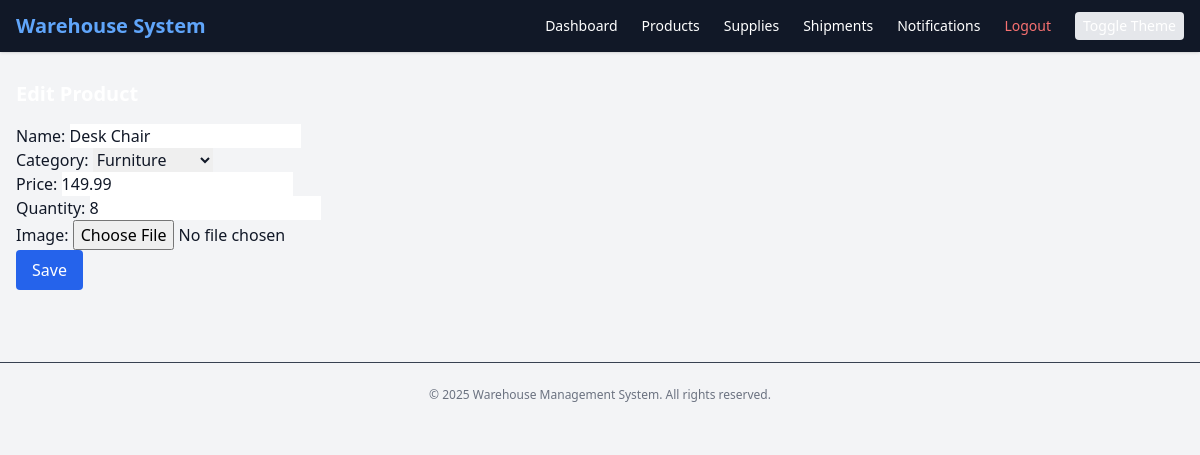
Screenshot of /warehouse/products/edit/2/ (signed in) with the database file from the repository.
### warehouse/models.py (models this page shows, shortened)
class Product(models.Model):
    name = models.CharField(max_length=100)
    category = models.ForeignKey(Category, on_delete=models.SET_NULL, null=True, blank=True)
    price = models.DecimalField(max_digits=10, decimal_places=2)
    quantity = models.PositiveIntegerField(default=0)
    min_quantity = models.PositiveIntegerField(default=0)
    image = models.ImageField(upload_to='product_images/', null=True, blank=True)

class Category(models.Model):
    name = models.CharField(max_length=100)
    def __str__(self):
        return self.name

### warehouse/views.py (the view)
# urls.py: path('products/edit/<int:pk>/', views.edit_product, name='edit_product'),
@login_required
def edit_product(request, pk):
    product = get_object_or_404(Product, pk=pk)
    if request.method == 'POST':
        form = ProductForm(request.POST, request.FILES, instance=product)
        if form.is_valid():
            form.save()
            return redirect('products')
    else:
        form = ProductForm(instance=product)
    return render(request, 'edit_product.html', {'form': form, 'product': product})

### warehouse/forms.py
class ProductForm(forms.ModelForm):
    class Meta:
        model = Product
        fields = ['name', 'category', 'price', 'quantity', 'image']

### warehouse/templates/edit_product.html (shortened to what this page needs)
{% extends 'base.html' %}
{% block content %}
<h1 class="text-xl text-white font-bold mb-4">Edit Product</h1>
<form method="POST" enctype="multipart/form-data">
  {{ form.as_p }}
  <button type="submit" class="bg-blue-600 px-4 py-2 text-white rounded hover:bg-blue-700">Save</button>
</form>
{% endblock %}

### staticfiles/css/style.css (style rules this page uses)
html, :host { line-height: 1.5; -webkit-text-size-adjust: 100%; -moz-tab-size: 4; -o-tab-size: 4; tab-size: 4; font-family: ui-sans-serif, system-ui, sans-serif, "Apple Color Emoji", "Segoe UI Emoji", "Segoe UI Symbol", "Noto Color Emoji"; font-feature-settings: normal; font-variation-settings: normal; -webkit-tap-highlight-color: transparent; }
body { margin: 0; line-height: inherit; }
h1, h2, h3, h4, h5, h6 { font-size: inherit; font-weight: inherit; }
button, input, optgroup, select, textarea { font-family: inherit; font-feature-settings: inherit; font-variation-settings: inherit; font-size: 100%; font-weight: inherit; line-height: inherit; color: inherit; margin: 0; padding: 0; }
button, select { text-transform: none; }
button, [type='button'], [type='reset'], [type='submit'] { -webkit-appearance: button; background-color: transparent; background-image: none; }
blockquote, dl, dd, h1, h2, h3, h4, h5, h6, hr, figure, p, pre { margin: 0; }
input::placeholder, textarea::placeholder { opacity: 1; color: #9ca3af; }
button, [role="button"] { cursor: pointer; }
.mb-4 { margin-bottom: 1rem; }
.rounded { border-radius: 0.25rem; }
.bg-blue-600 { --tw-bg-opacity: 1; background-color: rgb(37 99 235 / var(--tw-bg-opacity)); }
.bg-gray-100 { --tw-bg-opacity: 1; background-color: rgb(243 244 246 / var(--tw-bg-opacity)); }
.px-4 { padding-left: 1rem; padding-right: 1rem; }
.py-2 { padding-top: 0.5rem; padding-bottom: 0.5rem; }
.text-xl { font-size: 1.25rem; line-height: 1.75rem; }
.font-bold { font-weight: 700; }
.text-gray-900 { --tw-text-opacity: 1; color: rgb(17 24 39 / var(--tw-text-opacity)); }
.text-white { --tw-text-opacity: 1; color: rgb(255 255 255 / var(--tw-text-opacity)); }
.transition-colors { transition-property: color, background-color, border-color, text-decoration-color, fill, stroke; transition-timing-function: cubic-bezier(0.4, 0, 0.2, 1); transition-duration: 150ms; }
.duration-300 { transition-duration: 300ms; }

### rows the page displays
Product: name "Desk Chair", category "Furniture", price "149.99", quantity "8"
